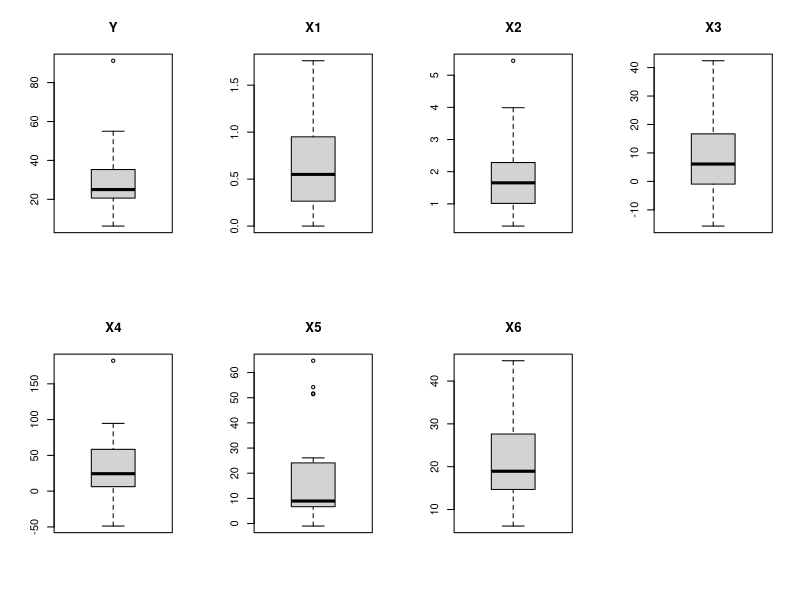

R code for this plot:
## ---- chunk 1
knitr::opts_chunk$set(echo = TRUE, warning = FALSE, message = FALSE)
## ---- chunk 2
# fileEncoding = "UTF-8-BOM" evita que la primera columna se llame "X...Accion"
datos <- read.csv("CasoAccionesBD.csv", fileEncoding = "UTF-8-BOM")

dim(datos)          # 42 filas: incluye las vacías y el encabezado repetido
str(datos)          # X1-X8 salen como texto (chr) por ese encabezado
datos[27:42, ]
## ---- chunk 3
# Fila donde aparece el encabezado repetido ("Accion")
fila_encabezado <- which(datos$Accion == "Accion")
fila_encabezado

# Estimación: las filas que sí tienen Y
estimacion <- datos[!is.na(datos$Y), ]

# Predicción: las filas debajo del encabezado repetido, sin la columna Y
prediccion <- datos[(fila_encabezado + 1):nrow(datos), names(datos) != "Y"]

nrow(estimacion)   # 28
nrow(prediccion)   # 5
## ---- chunk 4
# Todas las columnas menos la primera (Accion) pasan a número
estimacion[, -1] <- lapply(estimacion[, -1], as.numeric)
prediccion[, -1] <- lapply(prediccion[, -1], as.numeric)

# Renumerar las filas
rownames(estimacion) <- NULL
rownames(prediccion) <- NULL

str(estimacion)
str(prediccion)
## ---- chunk 5
colSums(is.na(estimacion))
colSums(is.na(prediccion))

# ¿Hay acciones repetidas?
sum(duplicated(estimacion$Accion))
sum(duplicated(estimacion[, -1]))   # filas con los mismos valores
## ---- chunk 6
table(estimacion$X7)
table(estimacion$X8)
table(prediccion$X7)
table(prediccion$X8)
## ---- chunk 7
summary(estimacion)

vars <- c("Y", "X1", "X2", "X3", "X4", "X5", "X6")

descriptivas <- data.frame(
  media   = sapply(estimacion[vars], mean),
  mediana = sapply(estimacion[vars], median),
  desv    = sapply(estimacion[vars], sd),
  min     = sapply(estimacion[vars], min),
  max     = sapply(estimacion[vars], max)
)
round(descriptivas, 2)
## ---- chunk 8
par(mfrow = c(2, 4))
for (v in vars) {
  boxplot(estimacion[[v]], main = v)
}
par(mfrow = c(1, 1))
## ---- chunk 9
# Regla del rango intercuartílico: fuera de [Q1 - 1.5*IQR, Q3 + 1.5*IQR]
es_atipico <- function(x) {
  q <- quantile(x, c(0.25, 0.75))
  x < q[1] - 1.5 * IQR(x) | x > q[2] + 1.5 * IQR(x)
}

for (v in vars) {
  filas <- es_atipico(estimacion[[v]])
  if (any(filas)) {
    cat(v, "-> acciones:", estimacion$Accion[filas],
        "| valores:", estimacion[[v]][filas], "\n")
  }
}
## ---- chunk 10
round(cor(estimacion[, -1]), 2)
## ---- chunk 11
estimacion
prediccion

# Guardar las bases limpias
write.csv(estimacion, "acciones_estimacion.csv", row.names = FALSE)
write.csv(prediccion, "acciones_prediccion.csv", row.names = FALSE)
